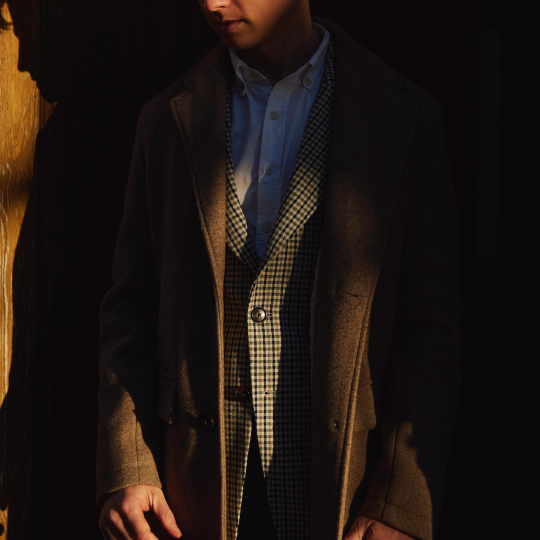
#> input picture gfg.png, 1080 x 1080 px (shown at 1/2 size)
$ python color.py
#> lines starting #> are read from the running program, lines starting #| are printed output that depends on the picture; long printed decimals are rounded
from sklearn.cluster import KMeans
from sklearn import metrics
import cv2
import numpy as np
image = cv2.imread("gfg.png")
#> image is the input picture: shape (1080, 1080, 3); mean B, G, R 17.4, 21.2, 29.6
image = cv2.cvtColor(image, cv2.COLOR_BGR2RGB)

# Resize it
h, w, _ = image.shape
#> h = 1080; w = 1080
w_new = int(100 * w / max(w, h) )
#> w_new = 100
h_new = int(100 * h / max(w, h) )
#> h_new = 100

image = cv2.resize(image, (w_new, h_new));
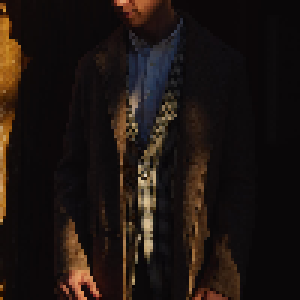
#> image: shape (100, 100, 3) (shown 3 times larger); mean R, G, B 29.6, 21.2, 17.4


# Reshape the image to be a list of pixels
image_array = image.reshape((image.shape[0] * image.shape[1], 3))
# Clusters the pixels
clt = KMeans(n_clusters = 3)
clt.fit(image_array)

def centroid_histogram(clt):
    # grab the number of different clusters and create a histogram
    # based on the number of pixels assigned to each cluster
    numLabels = np.arange(0, len(np.unique(clt.labels_)) + 1)
    (hist, _) = np.histogram(clt.labels_, bins = numLabels)

    # normalize the histogram, such that it sums to one
    hist = hist.astype("float")
    hist /= hist.sum()

    # return the histogram
    return hist


# Finds how many pixels are in each cluster
hist = centroid_histogram(clt)

# Sort the clusters according to how many pixel they have
zipped = zip(hist, clt.cluster_centers_)
#zipped.sort(reverse=True, key=lambda x : x[0])

hist, clt.cluster_centers = zip(*zipped)

# By Adrian Rosebrock
import numpy as np
import cv2


bestSilhouette = -1
bestClusters = 0;

for clusters in range(2, 10):
    # Cluster colours
    clt = KMeans(n_clusters = clusters)
    clt.fit(image_array)

    # Validate clustering result
    silhouette = metrics.silhouette_score(image_array, clt.labels_,
    metric='euclidean')

    # Find the best one
    if silhouette > bestSilhouette:
        bestSilhouette = silhouette;
        bestClusters = clusters;
#> this loop made 8 passes
#> (silhouette, bestSilhouette) on pass 1: (0.835, 0.835)
#> silhouette on passes 2 to 7: 0.768, 0.747, 0.709, 0.68, 0.64, 0.622
#> after the loop, bestClusters = 2; bestSilhouette = 0.835

print (bestSilhouette)
#| 0.835
print (bestClusters)
#| 2
